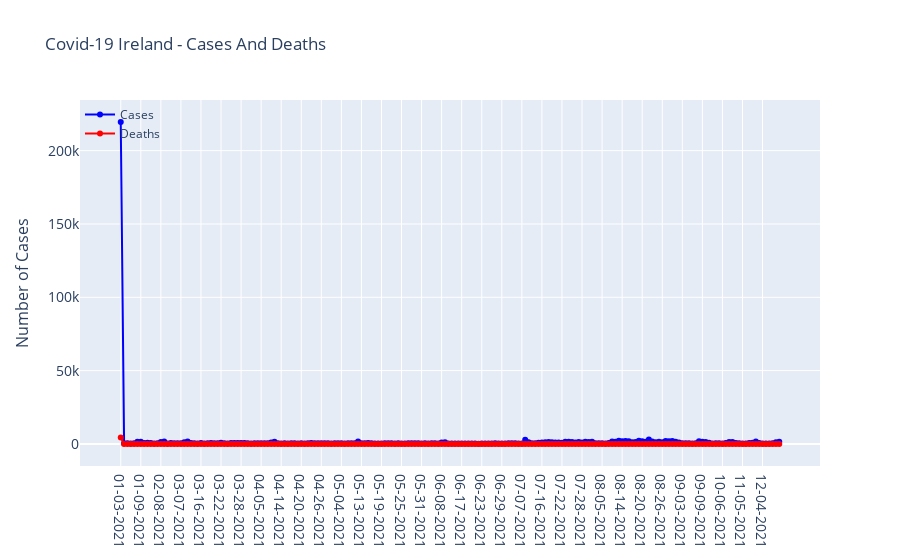

Source (notebook cell):
### Code cell
# #Covid 19 Ire: Cases & Deaths
fig = go.Figure()
fig.add_trace(go.Scatter(x=data_Ireland['dateRep'],
                         y=data_Ireland['cases'],
                         mode='lines+markers',
                         name='Cases',
                         line=dict(color='blue', width=2)
                        ))
fig.add_trace(go.Scatter(x=data_Ireland['dateRep'],
                         y=data_Ireland['deaths'],
                         mode='lines+markers',
                         name='Deaths',
                         line=dict(color='Red', width=2)
                        ))

fig.update_layout(
    title=' Covid-19 Ireland - Cases And Deaths ',
    xaxis_tickfont_size=14,
    yaxis=dict(
        title='Number of Cases',
        titlefont_size=16,
        tickfont_size=14,
    ),
    legend=dict(
        x=0,
        y=1.0,
        bgcolor='rgba(255, 255, 255, 0)',
        bordercolor='rgba(255, 255, 255, 0)'
    )
)
fig.show()
#
#
#
#

### Figure 1 — Plotly figure (JSON) as saved in the notebook; plotly's stock layout.template omitted (floating-point values rounded to 4 significant figures; data arrays with more than 128 entries replaced by an {"elided": "..."} marker saying what was removed)
{"data": [{"line": {"color": "blue", "width": 2}, "mode": "lines+markers", "name": "Cases", "type": "scatter", "x": {"elided": "198 str values"}, "y": {"elided": "198 int values"}}, {"line": {"color": "Red", "width": 2}, "mode": "lines+markers", "name": "Deaths", "type": "scatter", "x": {"elided": "198 str values"}, "y": {"elided": "198 int values"}}], "layout": {"legend": {"bgcolor": "rgba(255, 255, 255, 0)", "bordercolor": "rgba(255, 255, 255, 0)", "x": 0, "y": 1}, "title": {"text": " Covid-19 Ireland - Cases And Deaths "}, "xaxis": {"tickfont": {"size": 14}}, "yaxis": {"tickfont": {"size": 14}, "title": {"font": {"size": 16}, "text": "Number of Cases"}}}}
